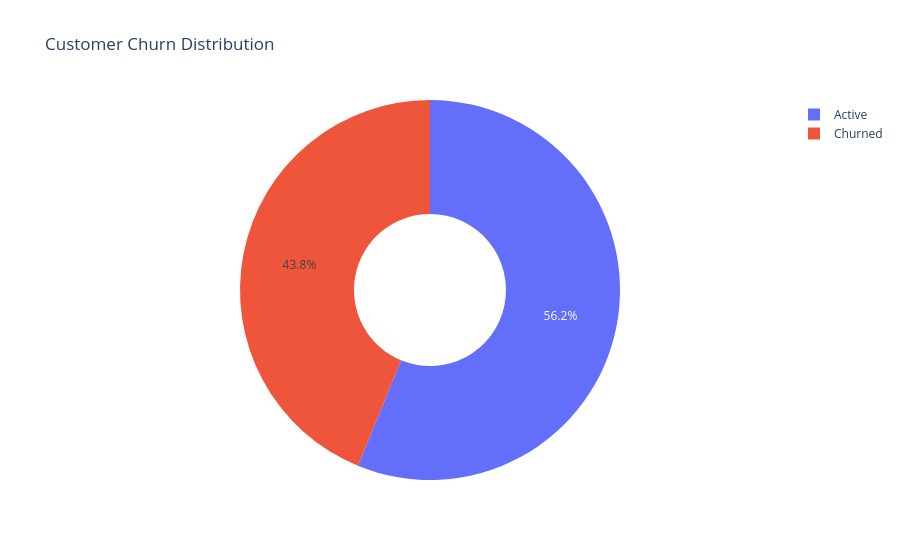

The code cell stored with this chart in its notebook:
### Code cell
churn_counts = customer_features["Churn"].value_counts().reset_index()

churn_counts.columns = ["Churn", "Customers"]

churn_counts["Customer Status"] = churn_counts["Churn"].map({
    0: "Active",
    1: "Churned"
})

fig = px.pie(
    churn_counts,
    names="Customer Status",
    values="Customers",
    title="Customer Churn Distribution",
    hole=0.4
)

fig.show()

### Figure 1 — Plotly figure (JSON) as saved in the notebook; plotly's stock layout.template omitted (floating-point values rounded to 4 significant figures)
{"data": [{"domain": {"x": [0, 1], "y": [0, 1]}, "hole": 0.4, "hovertemplate": "Customer Status=%{label}<br>Customers=%{value}<extra></extra>", "labels": ["Active", "Churned"], "legendgroup": "", "name": "", "showlegend": true, "type": "pie", "values": [1864, 1453]}], "layout": {"legend": {"tracegroupgap": 0}, "title": {"text": "Customer Churn Distribution"}}}
